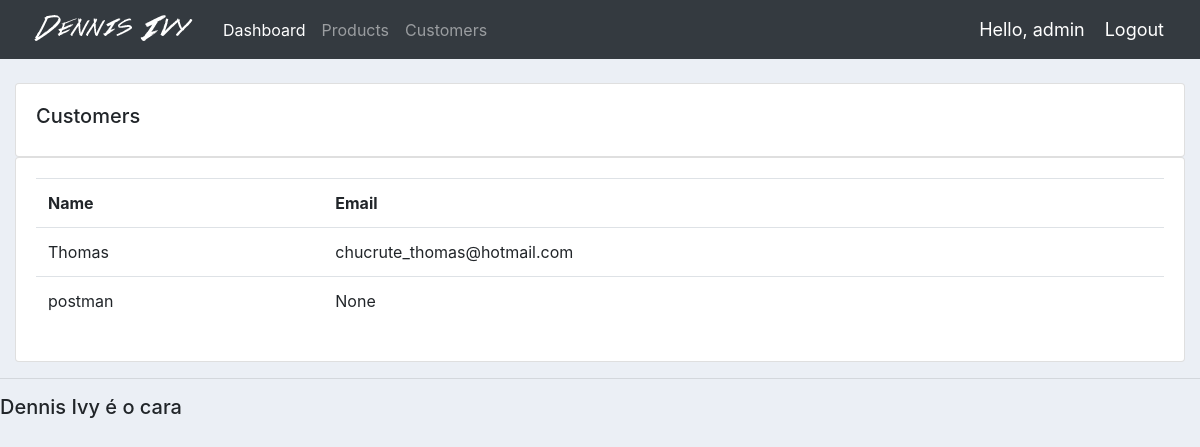
The page /customers/ (signed in) on the database its author committed.
### accounts/models.py (models this page shows, shortened)
class Customer(models.Model):
	auto_increment_id = models.AutoField(primary_key=True)
	name = models.CharField(max_length=200, default=None)
	email = models.CharField(max_length=200, null=True)
	date_created = models.DateTimeField(auto_now_add=True, null=True)

### accounts/views.py (the view)
# urls.py: path('customers/', views.customers, name='customers'),
@login_required(login_url='login')
def customers(request):
	customers = Customer.objects.all()
	return render(request,'accounts/customers.html',{'customers':customers})

### accounts/templates/accounts/customers.html
{%  extends 'accounts/main.html' %}
{% block content %}
		<br>
		<div class="row">
			<div class="col-md">
				<div class="card card-body">
					<h5>Customers</h5>
				</div>
				<div class="card card-body">
					<table class="table">
						<tr>
							<th>Name</th>
							<th>Email</th>
						</tr>
						{% for i in customers %}
							<tr>
								<td>{{i.name}}</td>
								<td>{{i.email}}</td>
							</tr>
						{% endfor %}
					</table>
				</div>
			</div>
		</div>
{% endblock content %}

### accounts/templates/accounts/navbar.html (shortened to what this page needs)
{% load static %}
<nav class="navbar navbar-expand-lg navbar-dark bg-dark">
 <img src="{% static 'images/logo.png' %}">
  <div class="collapse navbar-collapse" id="navbarNav">
    <ul class="navbar-nav">
      <li class="nav-item active">
        <a class="nav-link" href="{% url 'home' %}">Dashboard</a>
      </li>
      <li class="nav-item">
        <a class="nav-link" href="{% url 'products' %}">Products</a>
      </li>
      <li class="nav-item">
        <a class ="nav-link" href="{% url 'customers' %}">Customers</a>
      </li>
    </ul>
  </div>
  <span class="hello-msg">Hello, {{request.user}}</span>
  <span ><a  class="hello-msg" href="{% url 'logout' %}">Logout</a></span>
</nav>

### accounts/static/css/main.css (style rules this page uses)
body { background-color: #ebeff5; }

### accounts/templates/accounts/navbar.html (style rules this page uses)
.hello-msg { font-size: 18px; color: #fff; margin-right: 20px; }

### rows shown on the page
Customer: name "Thomas", email "chucrute_thomas@hotmail.com"
Customer: name "postman", email "None"

### other values the page prints
{{ request.user }} "admin"
